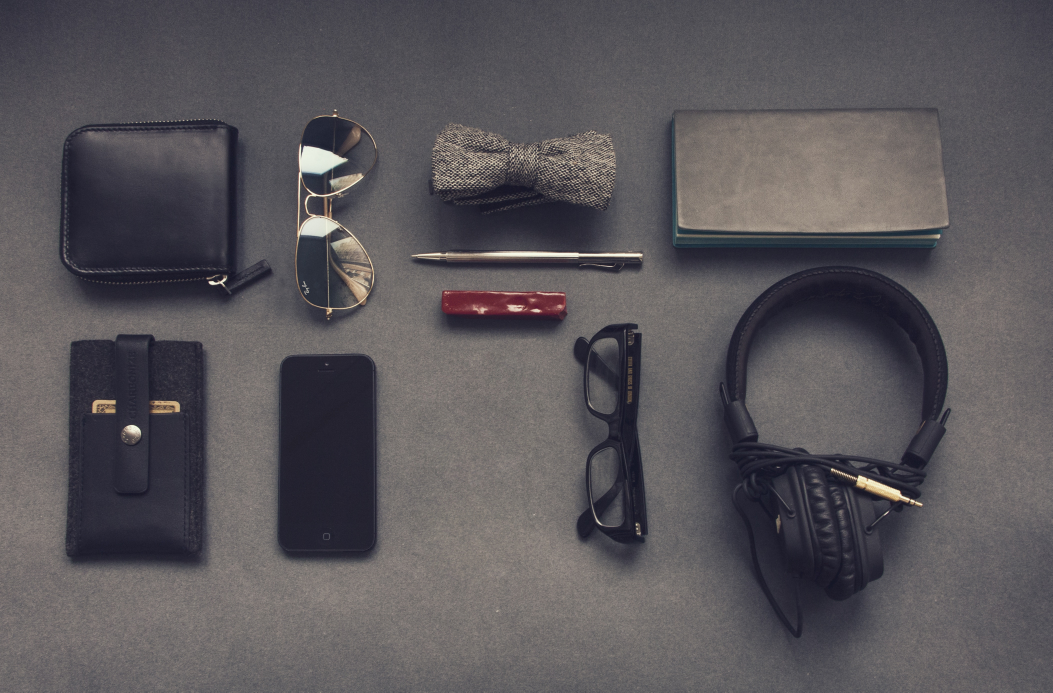
#> input picture images/objects-final.jpeg, 4209 x 2769 px (shown at 1/4 size)
$ python solve_glue2.py
#> lines starting #> are read from the running program, lines starting #| are printed output that depends on the picture

import numpy as np
import matplotlib.pyplot as plt
import logging
import scipy.sparse as sc
from scipy.sparse.linalg import spsolve
from PIL import Image, ImageTk
import tkinter as tk

from base_objects import lapAfinal, make_b

SCREEN_WIDTH = 1400
SCREEN_HEIGHT = 850


def solve2():
   fig, axes = plt.subplots(6, figsize = (10,60))
   #the first two plots are source then target
   """m est le nombre de lignes de la matrice rognée, n est le nombre de colonnes"""

   target = Image.open('images/objects-final.jpeg').resize((SCREEN_WIDTH,SCREEN_HEIGHT))
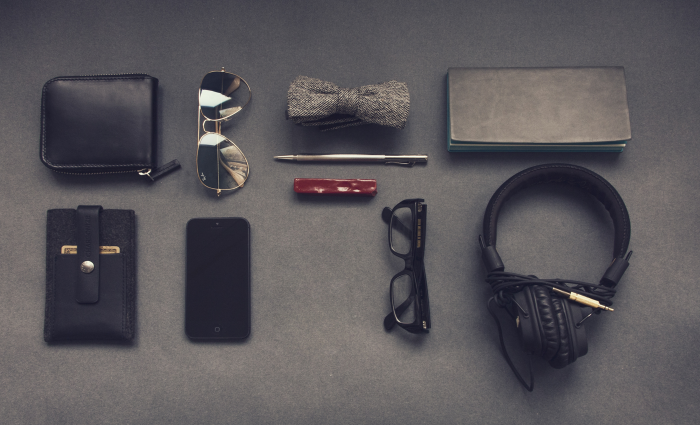
#> target: PIL image 1400x850 RGB (shown at 1/2 size); mean R, G, B 90.1, 86.5, 90.3
   source = Image.open("images/objects-final.jpeg").resize((SCREEN_WIDTH,SCREEN_HEIGHT))
#> (the run stopped early here; a loop or call above may not have finished)
